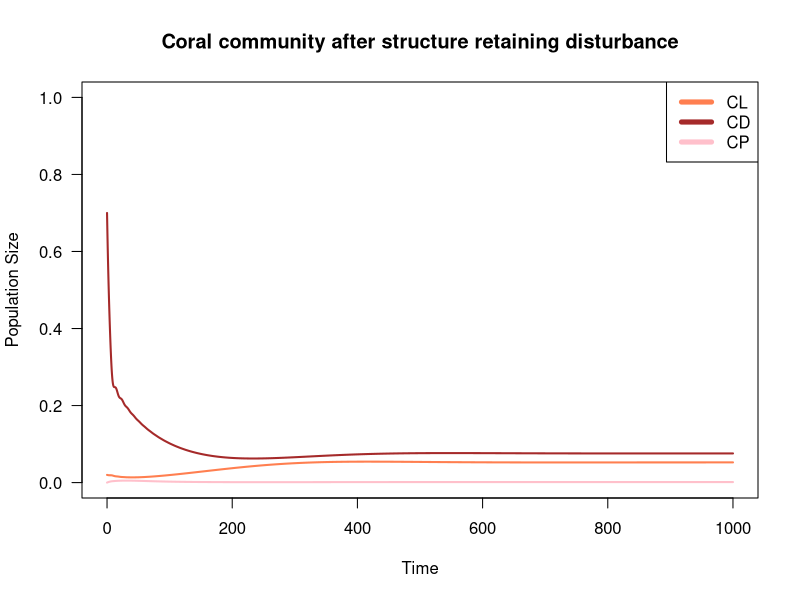
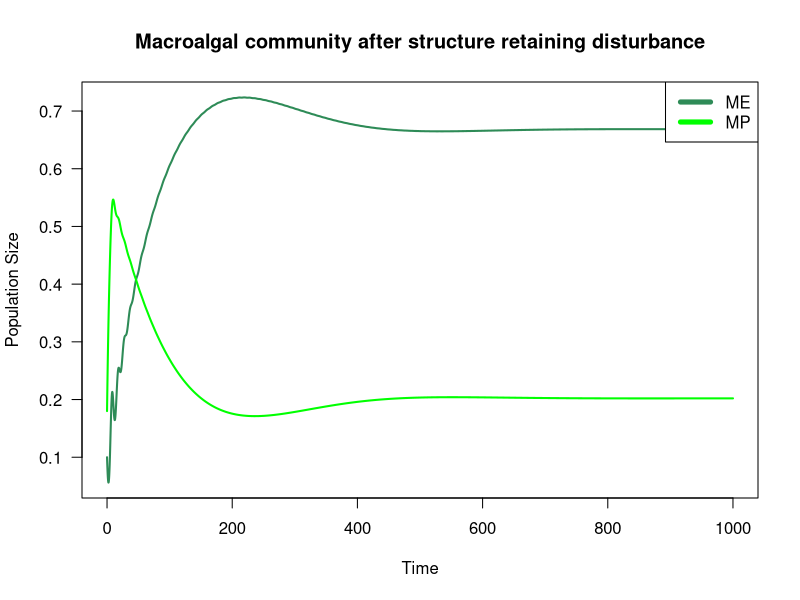
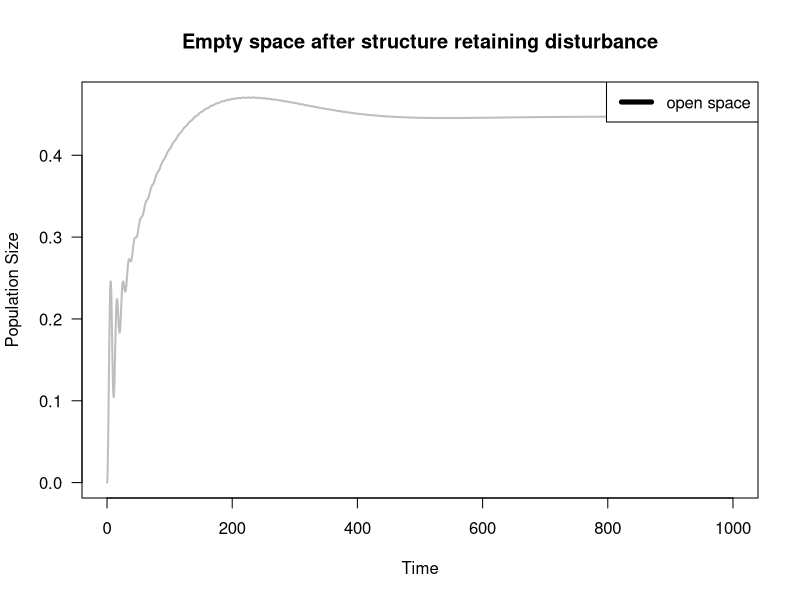
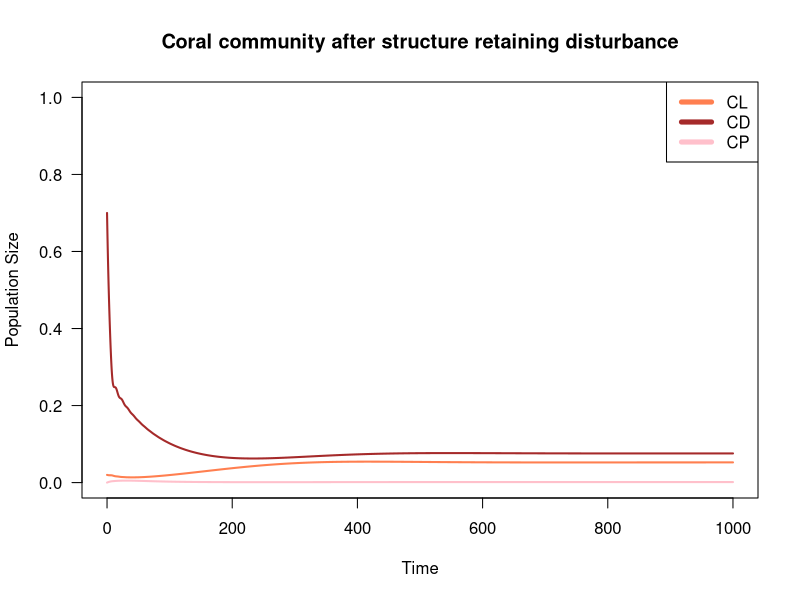

These charts were generated, in order, by the following R code: (Note: this script raises an error after producing the figures.)
## ---- chunk 1
knitr::opts_chunk$set(echo = TRUE)
## ---- chunk 2
library(vegan)
## ---- chunk 3
#VARIABLES
#CL  #live coral on open substrate
#CD  #dead coral
#CP #Live coral on dead coral
#ME #Exposed macroalgae
#MP #Protected macroalgae
#S #Empty space; colonizable by coral or macroalgae

#PARAMETERS (change in proportional cover/year)
gc <- 0.1 #growth rate of coral
gm <- 0.6 #growth rate of macroalgae
gmc <- 0.06 #Overgrowth rate of macroalgae onto live coral
dc <- 0.001 #Death rate of coral
dm <- 0.05 #Senescence rate of macroalgae
e <- 0.01 #Erosion rate of dead coral
gammaC <- 0.001 #Open settlement rate of coral
settlement <- 1 #Multiplier for rate of coral settlement onto dead coral
gammaM <- 0.001 #Open settlement rate of macroalgae
h <- 0.3 #Ambient herbivory rate
p <- 0.5 #Algal protection; degree to which ambient herbivory is reduced for protected macroalgae

## ---- chunk 4
#change in proportional live coral on the reef over time (dCL/dt)
#equation_1 <- gc*CL*S + gammaC*S - gmc*CL*(ME+MP) - dc*CL 
## ---- chunk 5

#dCD/dt
#equation_2 <- dc*(CL+CP)+ MP*(h*(1-p)+dm)- gc*CP*CD-S*gammaC*CD-gm*CD*(ME+MP) - gammaM*CD- e*CD

## ---- chunk 6
#change in proportional cover of live coral growing on dead coral over time (dCP/dt)
#dCP/dt = GC* CP*CD + s*gammaC*CD - gmc*CP*(ME+MP) - dc*CP - e*CP
#equation_3 <- gc*CP*CD + settlement*gammaC*CD - gmc*CP*(ME + MP) - dc*CP - e*CP

## ---- chunk 7
#dME/dt= gm*ME*S + gammaM*S - ME(h+dm)
#equation_4 <- gm*ME*S + gammaM*S - ME*(h+dm)
## ---- chunk 8
#dMP/dt = gm*MP*CD +gm*ME*CD + gmc*CL(ME+MP) +gmc*CP*(ME+MP) + gammaM*CD - MP(h(1-p) +dm + e)
#equation_5 <- gm*MP*CD +gm*ME*CD + gmc*CL*(ME+MP) +gmc*CP*(ME+MP) + gammaM*CD - MP*(h*(1-p) +dm + e)
## ---- chunk 9
#S = 1 - CL - CD - CP - ME - MP
#equation_6 <- 1 - CL - CD - CP - ME - MP
## ---- chunk 10

## ---- chunk 11
# create a vector of timesteps
tset1 <- seq(from = 0, to = 1000, length.out = 10005)

# create holding vectors and fill initial conditions - inital conditions represent proportional cover of the benthos
CL.simu1 <- NaN*tset1; CL.simu1[1] <- 0.02  #live coral
CD.simu1 <- NaN*tset1; CD.simu1[1] <- 0.7 #dead coral
CP.simu1 <- NaN*tset1; CP.simu1[1] <- 0 #live coral on dead coral
ME.simu1 <- NaN*tset1; ME.simu1[1] <- 0.1 #exposed macroalgae
MP.simu1 <- NaN*tset1; MP.simu1[1] <- 0.18 #protected macroalgae
S.simu1 <- NaN*tset1; S.simu1[1] <- 0 #empty space, not sure what to put here

# for each timestep
for(i in 2:length(tset1)){
  # calculate change in time
	dt <- tset1[i]-tset1[i-1]
	
	# store placeholder variables
	CL <- CL.simu1[i-1]
	CD <- CD.simu1[i-1]
	CP <- CP.simu1[i-1]
	ME <- ME.simu1[i-1]
	MP <- MP.simu1[i-1]
   S <- S.simu1[i-1]
	
	# calculate change in resource level and population size 
	dCL <- (gc*CL*S + gammaC*S - gmc*CL*(ME+MP) - dc*CL)*dt #equation 1
	dCD <- (dc*(CL+CP)+ MP*(h*(1-p)+dm) - gc*CP*CD - settlement*gammaC*CD - gm*CD*(ME+MP) - gammaM*CD - e*CD)*dt #equation 2
	dCP <- (gc*CP*CD + settlement*gammaC*CD - gmc*CP*(ME + MP) - dc*CP - e*CP)*dt #equation 3
	dME <- (gm*ME*S + gm*MP*S + gammaM*S - ME*(h+dm))*dt #equation 4
	dMP <- (gm*MP*CD + gm*ME*CD + gmc*CL*(ME+MP) + gmc*CP*(ME+MP) + gammaM*CD - MP*(h*(1-p) + dm + e))*dt #equation 5
   dS <- (1 - CL - CD - CP - ME - MP)*dt #can i do that??? #equation 6
	
	# calculate total size
	CL.simu1[i] <- CL + dCL
	CD.simu1[i] <- CD + dCD
	CP.simu1[i] <- CP + dCP
	ME.simu1[i] <- ME + dME
	MP.simu1[i] <- MP + dMP
	S.simu1[i] <- S + dS
}

#check loop worked
head(CL.simu1)
tail(MP.simu1)

## ---- chunk 12
#plot
# store colors for variables
CLcol <- 'coral'
CDcol <- 'brown'
CPcol <- 'pink'
MEcol <- 'seagreen'
MPcol <- 'green'
Scol <- 'gray'

# plot coral as a function of time
plot(x = tset1, y = CL.simu1,
     type = 'l', las = 1, lwd = 2, col = CLcol,
     ylim = c(0, 1),
     xlab = 'Time', ylab = 'Population Size',
     main = "Coral community after structure retaining disturbance")
 lines(x = tset1, y = CD.simu1,
      lwd = 2, col = CDcol)
 lines(x = tset1, y = CP.simu1,
      lwd = 2, col = CPcol )
 legend(x = 'topright', legend = c('CL', 'CD', 'CP'), lwd = 5, col = c(CLcol, CDcol, CPcol))

# plot population macroalgae as a function of time
plot(x = tset1, y = ME.simu1,
     type = 'l', las = 1, lwd = 2, col = MEcol,
     xlab = 'Time', ylab = 'Population Size',
     main = "Macroalgal community after structure retaining disturbance")
lines(x = tset1, y = MP.simu1,
      lwd = 2, col = MPcol)
legend(x = 'topright', legend = c('ME', 'MP'), lwd = 5, col = c(MEcol, MPcol))

# plot open space as a function of time
plot(x = tset1, y = S.simu1,
     type = 'l', las = 1, lwd = 2, col = "grey",
     xlab = 'Time', ylab = 'Population Size',
     main = "Empty space after structure retaining disturbance")
legend(x = 'topright', legend = c('open space'), lwd = 5)
## ---- chunk 13
# create a vector of timesteps
tset1 <- seq(from = 0, to = 1000, length.out = 10005)

# create holding vectors and fill initial conditions - inital conditions represent proportional cover of the benthos
CL.simu1 <- NaN*tset1; CL.simu1[1] <- 0.02  #live coral
CD.simu1 <- NaN*tset1; CD.simu1[1] <- 0.7 #dead coral
CP.simu1 <- NaN*tset1; CP.simu1[1] <- 0 #live coral on dead coral
ME.simu1 <- NaN*tset1; ME.simu1[1] <- 0.1 #exposed macroalgae
MP.simu1 <- NaN*tset1; MP.simu1[1] <- 0.18 #protected macroalgae
S.simu1 <- NaN*tset1; S.simu1[1] <- 0 #empty space, not sure what to put here

# for each timestep
for(i in 2:length(tset1)){
  # calculate change in time
	dt <- tset1[i]-tset1[i-1]
	
	# store placeholder variables
	CL <- CL.simu1[i-1]
	CD <- CD.simu1[i-1]
	CP <- CP.simu1[i-1]
	ME <- ME.simu1[i-1]
	MP <- MP.simu1[i-1]
   S <- S.simu1[i-1]
	
	# calculate change in resource level and population size 
	dCL <- (gc*CL*S + gammaC*S - gmc*CL*(ME+MP) - dc*CL)*dt #equation 1
	dCD <- (dc*(CL+CP)+ MP*(h*(1-p)+dm) - gc*CP*CD - settlement*gammaC*CD - gm*CD*(ME+MP) - gammaM*CD - e*CD)*dt #equation 2
	dCP <- (gc*CP*CD + settlement*gammaC*CD - gmc*CP*(ME + MP) - dc*CP - e*CP)*dt #equation 3
	dME <- (gm*ME*S + gm*MP*S + gammaM*S - ME*(h+dm))*dt #equation 4
	dMP <- (gm*MP*CD + gm*ME*CD + gmc*CL*(ME+MP) + gmc*CP*(ME+MP) + gammaM*CD - MP*(h*(1-p) + dm + e))*dt #equation 5
   dS <- (1 - CL - CD - CP - ME - MP)*dt #can i do that??? #equation 6
	
	# calculate total size
	CL.simu1[i] <- CL + dCL
	CD.simu1[i] <- CD + dCD
	CP.simu1[i] <- CP + dCP
	ME.simu1[i] <- ME + dME
	MP.simu1[i] <- MP + dMP
	S.simu1[i] <- S + dS
}

#check loop worked
head(CL.simu1)
tail(MP.simu1)

## ---- chunk 14
#plot
# store colors for variables
CLcol <- 'coral'
CDcol <- 'brown'
CPcol <- 'pink'
MEcol <- 'seagreen'
MPcol <- 'green'
Scol <- 'gray'

# plot coral as a function of time
plot(x = tset1, y = CL.simu1,
     type = 'l', las = 1, lwd = 2, col = CLcol,
     ylim = c(0, 1),
     xlab = 'Time', ylab = 'Population Size',
     main = "Coral community after structure retaining disturbance")
 lines(x = tset1, y = CD.simu1,
      lwd = 2, col = CDcol)
 lines(x = tset1, y = CP.simu1,
      lwd = 2, col = CPcol )
 legend(x = 'topright', legend = c('CL', 'CD', 'CP'), lwd = 5, col = c(CLcol, CDcol, CPcol))

# plot population macroalgae as a function of time
plot(x = tset1, y = ME.simu2,
     type = 'l', las = 1, lwd = 2, col = MEcol,
     xlab = 'Time', ylab = 'Population Size',
     main = "Macroalgal community after structure removing disturbance")
lines(x = tset1, y = MP.simu1,
      lwd = 2, col = MPcol)
legend(x = 'topright', legend = c('ME', 'MP'), lwd = 5, col = c(MEcol, MPcol))

# plot open space as a function of time
plot(x = tset1, y = S.simu2,
     type = 'l', las = 1, lwd = 2, col = "grey",
     xlab = 'Time', ylab = 'Population Size',
     main = "Empty space after structure removing disturbance")
legend(x = 'topright', legend = c('open space'), lwd = 5)
